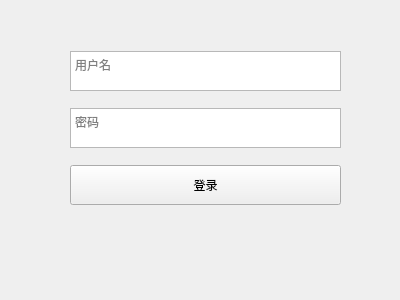
<?xml version="1.0" encoding="UTF-8"?>
<ui version="4.0">
 <class>LoginForm</class>
 <widget class="QWidget" name="LoginForm">
  <property name="geometry">
   <rect>
    <x>0</x>
    <y>0</y>
    <width>400</width>
    <height>300</height>
   </rect>
  </property>
  <property name="windowTitle">
   <string>Form</string>
  </property>
  <widget class="QWidget" name="verticalLayoutWidget">
   <property name="geometry">
    <rect>
     <x>70</x>
     <y>40</y>
     <width>271</width>
     <height>179</height>
    </rect>
   </property>
   <layout class="QVBoxLayout" name="verticalLayout">
    <item>
     <widget class="QTextEdit" name="textEdit_userName">
      <property name="maximumSize">
       <size>
        <width>16777215</width>
        <height>40</height>
       </size>
      </property>
      <property name="placeholderText">
       <string>用户名</string>
      </property>
     </widget>
    </item>
    <item>
     <widget class="QTextEdit" name="textEdit_password">
      <property name="maximumSize">
       <size>
        <width>16777215</width>
        <height>40</height>
       </size>
      </property>
      <property name="placeholderText">
       <string>密码</string>
      </property>
     </widget>
    </item>
    <item>
     <widget class="QPushButton" name="pushButton">
      <property name="minimumSize">
       <size>
        <width>0</width>
        <height>40</height>
       </size>
      </property>
      <property name="text">
       <string>登录</string>
      </property>
     </widget>
    </item>
   </layout>
  </widget>
 </widget>
 <resources/>
 <connections>
  <connection>
   <sender>pushButton</sender>
   <signal>clicked()</signal>
   <receiver>LoginForm</receiver>
   <slot>slotClickLoginButton()</slot>
   <hints>
    <hint type="sourcelabel">
     <x>201</x>
     <y>191</y>
    </hint>
    <hint type="destinationlabel">
     <x>501</x>
     <y>792</y>
    </hint>
   </hints>
  </connection>
 </connections>
 <slots>
  <slot>slotClickLoginButton()</slot>
 </slots>
</ui>
